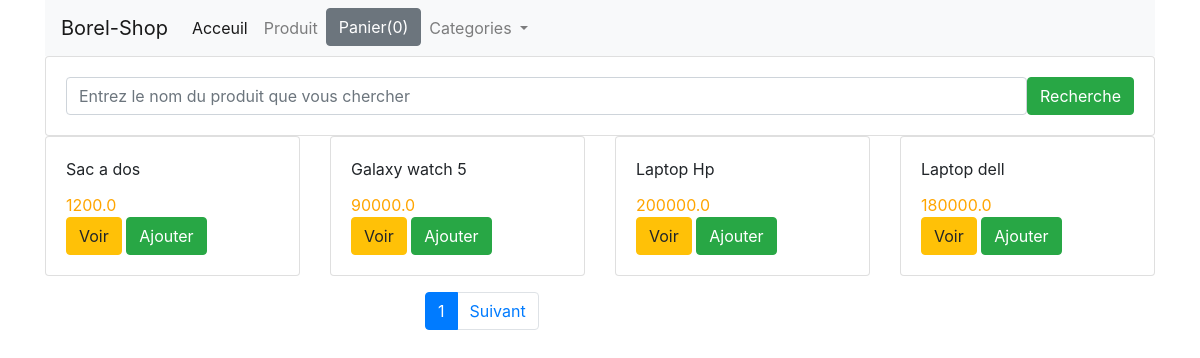
Before: / with the older database file.
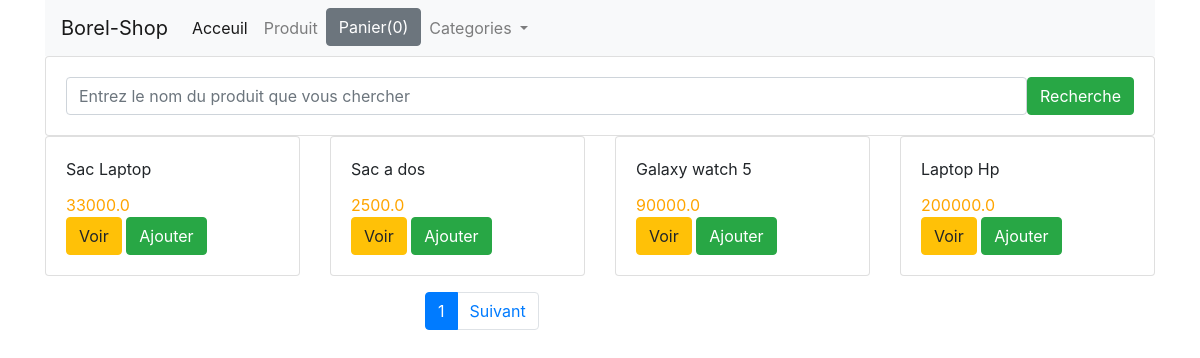
After: the same page with the newer database file.
### shop/models.py (models this page shows, shortened)
class Product(models.Model):
    title = models.CharField(max_length= 200)
    price = models.FloatField()
    description = models.TextField()
    category = models.ForeignKey(Category, related_name='categorie', on_delete= models.CASCADE)
    image = models.CharField(max_length=5000)
    date_added = models.DateTimeField(auto_now=True)
    class Meta:
        ordering = ['-date_added']

### shop/views.py (the view)
# urls.py: path('', index, name="home"),
def index (request):
    category = Category.objects.all()
    product_object = Product.objects.all()
    item_name = request.GET.get('item-name')
    if item_name != '' and item_name is not None:
        product_object = Product.objects.filter(title__icontains=item_name)
    paginator = Paginator(product_object,4)
    page = request.GET.get('page')
    product_object = paginator.get_page(page)
    return render(request, 'shop/index.html', {'product_object': product_object , 'category' :category})

### shop/templates/shop/index.html (shortened to what this page needs)
{% extends "shop/base.html" %}
{% block content %}
    <div class="row">
        <div class = "col-md-12">
            <form class = "card card-sm">
                <div class="card-body row no-gutters align-items-center">
                    <div class="col">
                        <input type="search" placeholder="Entrez le nom du produit que vous chercher" name="item-name" class="form-control form-control-borderless">
                    </div>
                    <div class="col-auto">
                        <button type="submit" class="btn btn-success"> Recherche </button>
                    </div>
                </div>
            </form>
        </div>
    </div>
    <div class="row">
        {% for product in product_object %}
        <div class="col-md-3">
            <div class="card">
                <div class="card-body">
                    <div id="aa{{ product.id }}" class="card-title"> {{ product.title }} </div>
                    <div  id= "price{{product.id}}" style="color: orange" class="card-text">  {{product.price}} </div>
                    <a href ="{{product.id}}" class="btn btn-warning"> Voir </a>
                    <button id="{{product.id}}" class="btn ted btn-success"> Ajouter
                </div>
            </div>
        </div>
        {%endfor%}
    </div>
    <div class="row mt-3">
        <div class="col-md-3 offset-md-4">
            <ul class="pagination">
                    <li class="page-item active">
                        <a class="page-link" href="?page={{product_object.number}}"> {{product_object.number}}</a>
                    </li>
                {% if product_object.has_next %}
                    <li class="page-item">
                        <a class="page-link" href="?page={{product_object.next_page_number}}"> Suivant</a>
                    </li>
                {% endif %}
            </ul>
        </div>
    </div>
{% endblock  %}

Changed rows visible on the page:
no longer on this page (row unchanged): Product: title "Laptop dell", price "180000.0"
now on this page (row edited): Product: title "Sac Laptop", price "33000.0"
changed Product "Sac a dos": price "1200.0" → "2500.0"
